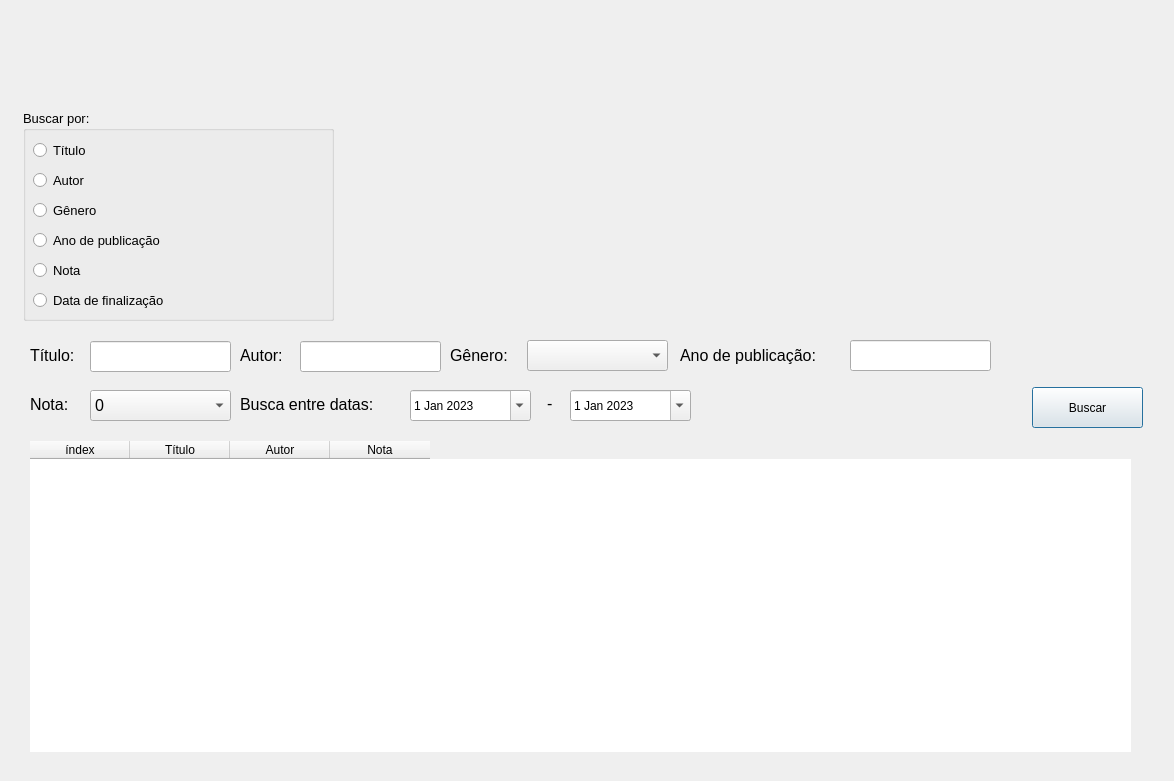
<?xml version="1.0" encoding="UTF-8"?>
<ui version="4.0">
 <class>Dialog</class>
 <widget class="QDialog" name="Dialog">
  <property name="geometry">
   <rect>
    <x>0</x>
    <y>0</y>
    <width>1174</width>
    <height>781</height>
   </rect>
  </property>
  <property name="minimumSize">
   <size>
    <width>1174</width>
    <height>781</height>
   </size>
  </property>
  <property name="maximumSize">
   <size>
    <width>1174</width>
    <height>781</height>
   </size>
  </property>
  <property name="windowTitle">
   <string>Busca Avançada</string>
  </property>
  <widget class="QGroupBox" name="groupBox">
   <property name="geometry">
    <rect>
     <x>23</x>
     <y>110</y>
     <width>311</width>
     <height>211</height>
    </rect>
   </property>
   <property name="font">
    <font>
     <family>Arial</family>
     <pointsize>10</pointsize>
    </font>
   </property>
   <property name="title">
    <string>Buscar por:</string>
   </property>
   <property name="flat">
    <bool>false</bool>
   </property>
   <property name="checkable">
    <bool>false</bool>
   </property>
   <widget class="QRadioButton" name="radioButton_Titulo">
    <property name="geometry">
     <rect>
      <x>10</x>
      <y>30</y>
      <width>95</width>
      <height>20</height>
     </rect>
    </property>
    <property name="font">
     <font>
      <family>Arial</family>
      <pointsize>10</pointsize>
     </font>
    </property>
    <property name="text">
     <string>Título</string>
    </property>
   </widget>
   <widget class="QRadioButton" name="radioButton_Autor">
    <property name="geometry">
     <rect>
      <x>10</x>
      <y>60</y>
      <width>95</width>
      <height>20</height>
     </rect>
    </property>
    <property name="font">
     <font>
      <family>Arial</family>
      <pointsize>10</pointsize>
     </font>
    </property>
    <property name="text">
     <string>Autor</string>
    </property>
   </widget>
   <widget class="QRadioButton" name="radioButton_Genero">
    <property name="geometry">
     <rect>
      <x>10</x>
      <y>90</y>
      <width>95</width>
      <height>20</height>
     </rect>
    </property>
    <property name="font">
     <font>
      <family>Arial</family>
      <pointsize>10</pointsize>
     </font>
    </property>
    <property name="text">
     <string>Gênero</string>
    </property>
   </widget>
   <widget class="QRadioButton" name="radioButton_Publicacao">
    <property name="geometry">
     <rect>
      <x>10</x>
      <y>120</y>
      <width>241</width>
      <height>20</height>
     </rect>
    </property>
    <property name="font">
     <font>
      <family>Arial</family>
      <pointsize>10</pointsize>
     </font>
    </property>
    <property name="text">
     <string>Ano de publicação</string>
    </property>
   </widget>
   <widget class="QRadioButton" name="radioButton_Nota">
    <property name="geometry">
     <rect>
      <x>10</x>
      <y>150</y>
      <width>95</width>
      <height>20</height>
     </rect>
    </property>
    <property name="text">
     <string>Nota</string>
    </property>
   </widget>
   <widget class="QRadioButton" name="radioButton_finalizado">
    <property name="geometry">
     <rect>
      <x>10</x>
      <y>180</y>
      <width>181</width>
      <height>20</height>
     </rect>
    </property>
    <property name="text">
     <string>Data de finalização</string>
    </property>
   </widget>
  </widget>
  <widget class="QTableWidget" name="tableWidget">
   <property name="geometry">
    <rect>
     <x>30</x>
     <y>441</y>
     <width>1101</width>
     <height>311</height>
    </rect>
   </property>
   <property name="frameShape">
    <enum>QFrame::NoFrame</enum>
   </property>
   <property name="frameShadow">
    <enum>QFrame::Plain</enum>
   </property>
   <property name="lineWidth">
    <number>0</number>
   </property>
   <property name="editTriggers">
    <set>QAbstractItemView::NoEditTriggers</set>
   </property>
   <property name="showGrid">
    <bool>false</bool>
   </property>
   <attribute name="verticalHeaderVisible">
    <bool>false</bool>
   </attribute>
   <column>
    <property name="text">
     <string>índex</string>
    </property>
   </column>
   <column>
    <property name="text">
     <string>Título</string>
    </property>
   </column>
   <column>
    <property name="text">
     <string>Autor</string>
    </property>
   </column>
   <column>
    <property name="text">
     <string>Nota</string>
    </property>
   </column>
  </widget>
  <widget class="QLabel" name="label">
   <property name="geometry">
    <rect>
     <x>0</x>
     <y>0</y>
     <width>1301</width>
     <height>781</height>
    </rect>
   </property>
   <property name="text">
    <string/>
   </property>
   <property name="pixmap">
    <pixmap>icons/busca_avancada.png</pixmap>
   </property>
  </widget>
  <widget class="QPushButton" name="pushButton_buscar">
   <property name="geometry">
    <rect>
     <x>1032</x>
     <y>387</y>
     <width>111</width>
     <height>41</height>
    </rect>
   </property>
   <property name="text">
    <string>Buscar</string>
   </property>
  </widget>
  <widget class="QLabel" name="label_2">
   <property name="geometry">
    <rect>
     <x>30</x>
     <y>340</y>
     <width>91</width>
     <height>31</height>
    </rect>
   </property>
   <property name="font">
    <font>
     <family>Arial</family>
     <pointsize>12</pointsize>
    </font>
   </property>
   <property name="text">
    <string>Título:</string>
   </property>
  </widget>
  <widget class="QLineEdit" name="lineEdit_titulo">
   <property name="geometry">
    <rect>
     <x>90</x>
     <y>341</y>
     <width>141</width>
     <height>31</height>
    </rect>
   </property>
   <property name="font">
    <font>
     <family>Arial</family>
     <pointsize>10</pointsize>
    </font>
   </property>
  </widget>
  <widget class="QLabel" name="label_3">
   <property name="geometry">
    <rect>
     <x>240</x>
     <y>340</y>
     <width>91</width>
     <height>31</height>
    </rect>
   </property>
   <property name="font">
    <font>
     <family>Arial</family>
     <pointsize>12</pointsize>
    </font>
   </property>
   <property name="text">
    <string>Autor:</string>
   </property>
  </widget>
  <widget class="QLineEdit" name="lineEdit_autor">
   <property name="geometry">
    <rect>
     <x>300</x>
     <y>341</y>
     <width>141</width>
     <height>31</height>
    </rect>
   </property>
   <property name="font">
    <font>
     <family>Arial</family>
     <pointsize>10</pointsize>
    </font>
   </property>
  </widget>
  <widget class="QLabel" name="label_4">
   <property name="geometry">
    <rect>
     <x>450</x>
     <y>340</y>
     <width>91</width>
     <height>31</height>
    </rect>
   </property>
   <property name="font">
    <font>
     <family>Arial</family>
     <pointsize>12</pointsize>
    </font>
   </property>
   <property name="text">
    <string>Gênero:</string>
   </property>
  </widget>
  <widget class="QLabel" name="label_5">
   <property name="geometry">
    <rect>
     <x>680</x>
     <y>340</y>
     <width>171</width>
     <height>31</height>
    </rect>
   </property>
   <property name="font">
    <font>
     <family>Arial</family>
     <pointsize>12</pointsize>
    </font>
   </property>
   <property name="text">
    <string>Ano de publicação:</string>
   </property>
  </widget>
  <widget class="QLineEdit" name="lineEdit_publicacao">
   <property name="geometry">
    <rect>
     <x>850</x>
     <y>340</y>
     <width>141</width>
     <height>31</height>
    </rect>
   </property>
   <property name="font">
    <font>
     <family>Arial</family>
     <pointsize>10</pointsize>
    </font>
   </property>
  </widget>
  <widget class="QLabel" name="label_6">
   <property name="geometry">
    <rect>
     <x>30</x>
     <y>389</y>
     <width>91</width>
     <height>31</height>
    </rect>
   </property>
   <property name="font">
    <font>
     <family>Arial</family>
     <pointsize>12</pointsize>
    </font>
   </property>
   <property name="text">
    <string>Nota:</string>
   </property>
  </widget>
  <widget class="QLabel" name="label_7">
   <property name="geometry">
    <rect>
     <x>240</x>
     <y>389</y>
     <width>181</width>
     <height>31</height>
    </rect>
   </property>
   <property name="font">
    <font>
     <family>Arial</family>
     <pointsize>12</pointsize>
    </font>
   </property>
   <property name="text">
    <string>Busca entre datas:</string>
   </property>
  </widget>
  <widget class="QDateEdit" name="dateEdit_inicio">
   <property name="geometry">
    <rect>
     <x>410</x>
     <y>390</y>
     <width>121</width>
     <height>31</height>
    </rect>
   </property>
   <property name="calendarPopup">
    <bool>true</bool>
   </property>
   <property name="date">
    <date>
     <year>2023</year>
     <month>1</month>
     <day>1</day>
    </date>
   </property>
  </widget>
  <widget class="QDateEdit" name="dateEdit_termino">
   <property name="geometry">
    <rect>
     <x>570</x>
     <y>390</y>
     <width>121</width>
     <height>31</height>
    </rect>
   </property>
   <property name="calendarPopup">
    <bool>true</bool>
   </property>
   <property name="date">
    <date>
     <year>2023</year>
     <month>1</month>
     <day>1</day>
    </date>
   </property>
  </widget>
  <widget class="QLabel" name="label_8">
   <property name="geometry">
    <rect>
     <x>547</x>
     <y>395</y>
     <width>55</width>
     <height>16</height>
    </rect>
   </property>
   <property name="font">
    <font>
     <family>Arial</family>
     <pointsize>12</pointsize>
    </font>
   </property>
   <property name="text">
    <string>-</string>
   </property>
  </widget>
  <widget class="QComboBox" name="comboBox_genero">
   <property name="geometry">
    <rect>
     <x>527</x>
     <y>340</y>
     <width>141</width>
     <height>31</height>
    </rect>
   </property>
   <property name="font">
    <font>
     <family>Arial</family>
     <pointsize>12</pointsize>
    </font>
   </property>
  </widget>
  <widget class="QComboBox" name="comboBox_nota">
   <property name="geometry">
    <rect>
     <x>90</x>
     <y>390</y>
     <width>141</width>
     <height>31</height>
    </rect>
   </property>
   <property name="font">
    <font>
     <family>Arial</family>
     <pointsize>12</pointsize>
    </font>
   </property>
   <item>
    <property name="text">
     <string>0</string>
    </property>
   </item>
   <item>
    <property name="text">
     <string>1</string>
    </property>
   </item>
   <item>
    <property name="text">
     <string>2</string>
    </property>
   </item>
   <item>
    <property name="text">
     <string>3</string>
    </property>
   </item>
   <item>
    <property name="text">
     <string>4</string>
    </property>
   </item>
   <item>
    <property name="text">
     <string>5</string>
    </property>
   </item>
   <item>
    <property name="text">
     <string>6</string>
    </property>
   </item>
   <item>
    <property name="text">
     <string>7</string>
    </property>
   </item>
   <item>
    <property name="text">
     <string>8</string>
    </property>
   </item>
   <item>
    <property name="text">
     <string>9</string>
    </property>
   </item>
   <item>
    <property name="text">
     <string>10</string>
    </property>
   </item>
  </widget>
  <zorder>label</zorder>
  <zorder>groupBox</zorder>
  <zorder>tableWidget</zorder>
  <zorder>pushButton_buscar</zorder>
  <zorder>label_2</zorder>
  <zorder>lineEdit_titulo</zorder>
  <zorder>label_3</zorder>
  <zorder>lineEdit_autor</zorder>
  <zorder>label_4</zorder>
  <zorder>label_5</zorder>
  <zorder>lineEdit_publicacao</zorder>
  <zorder>label_6</zorder>
  <zorder>label_7</zorder>
  <zorder>dateEdit_inicio</zorder>
  <zorder>dateEdit_termino</zorder>
  <zorder>label_8</zorder>
  <zorder>comboBox_genero</zorder>
  <zorder>comboBox_nota</zorder>
 </widget>
 <resources/>
 <connections/>
</ui>
